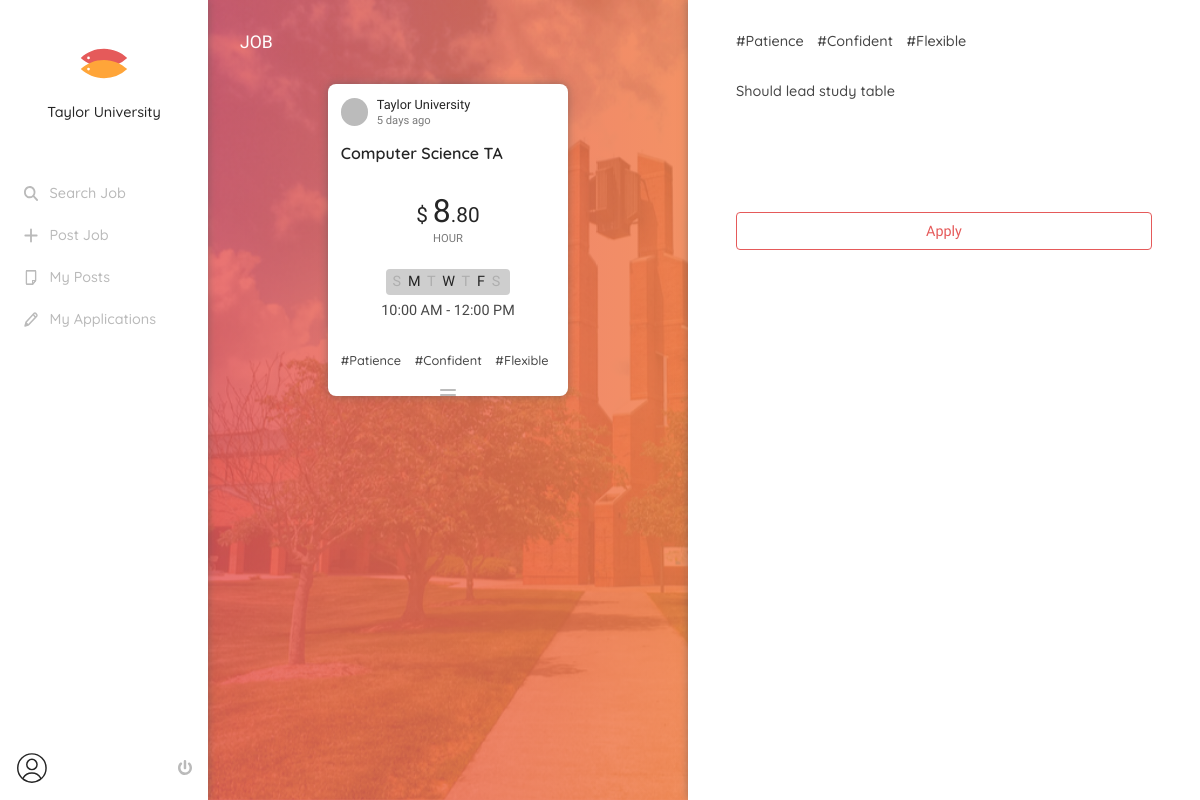
The app's page /job/41235555 with its own data.
### tables this page shows
CREATE TABLE user
(
  id             INTEGER PRIMARY KEY, /* random */
  email          TEXT NOT NULL,
  password       TEXT NOT NULL,
  name           TEXT NOT NULL,
  gender         TEXT NULL,
  contact        TEXT NULL,
  date_of_birth  DATE NULL,
  is_campus      TEXT DEFAULT 'NO',
  is_registered  TEXT DEFAULT 'NO',
  created_at     DATETIME DEFAULT CURRENT_TIMESTAMP
);

CREATE TABLE job
(
  id             INTEGER PRIMARY KEY, /* random */
  user_id        INTEGER REFERENCES user (id),
  title          TEXT NOT NULL,
  description    TEXT NOT NULL,
  term           TEXT NOT NULL,
  start_date     DATE NULL,
  end_date       DATE NULL,
  start_time     TIME NULL,
  end_time       TIME NULL,
  day            TEXT NULL,
  money          INTEGER NOT NULL,
  every          TEXT NOT NULL,
  accepted       INTEGER REFERENCES application (id) DEFAULT 0,
  created_at     DATETIME DEFAULT CURRENT_TIMESTAMP
);

CREATE TABLE job_tag
(
  job_id         INTEGER REFERENCES job (id),
  tag_id         INTEGER REFERENCES tag (id),
  created_at     DATETIME DEFAULT CURRENT_TIMESTAMP,
  PRIMARY KEY (job_id, tag_id)
);

CREATE TABLE tag
(
  id              INTEGER PRIMARY KEY, /* random */
  description     TEXT NOT NULL,
  created_at     DATETIME DEFAULT CURRENT_TIMESTAMP
);

### fivetwo.py (the view, shortened to what this page needs)
@app.route('/job/<job_id>', methods=["GET", "POST"])
def job(job_id):
    today = datetime.datetime.today()
    j = db.job(job_id)
    job = {}
    job['id'] = j['id']
    job['user'] = {}
    job['user']['id'] = j['user_id']
    job['user']['name'] = db.user(j['user_id'])['name']
    job['title'] = j['title']
    job['date'] = j['created_at']
    job['description'] = j['description']
    job['term'] = j['term']
    if job['term'] == 'LONG':
        days = str(j['day']).split("/")
        job['day'] = days
    start_hour = int(datetime.datetime.strptime(j['start_time'], '%H:%M').strftime("%H"))
    start_minute = datetime.datetime.strptime(j['start_time'], '%H:%M').strftime("%M")
    start_ampm = "AM"
    end_hour = int(datetime.datetime.strptime(j['end_time'], '%H:%M').strftime("%H"))
    end_minute = datetime.datetime.strptime(j['end_time'], '%H:%M').strftime("%M")
    end_ampm = "AM"
    if start_hour == 12:
        start_ampm = "PM"
    elif start_hour > 12:
        start_hour -= 12
        start_ampm = "PM"
    if end_hour == 12:
        end_ampm = "PM"
    elif end_hour > 12:
        end_hour -= 12
        end_ampm = "PM"
    if start_ampm == end_ampm:
        job['start_time'] = str(start_hour) + ":" + start_minute
        job['end_time'] = str(end_hour) + ":" + end_minute + " " + end_ampm
    else:
        job['start_time'] = str(start_hour) + ":" + start_minute + " " + start_ampm
        job['end_time'] = str(end_hour) + ":" + end_minute + " " + end_ampm
    job['money'] = str(j['money'])
    job['every'] = j['every']
    tags = db.job_tags(job_id)
    questions = db.job_questions(job_id)
    job['tags'] = tags
    job['questions'] = questions
    job_form = JobForm()
    return render_template('job.html', job=job, form=job_form, today=today)

### fivetwo.py
class JobForm(FlaskForm):
    answer1 = HiddenField('Answer 1')
    answer2 = HiddenField('Answer 2')
    answer3 = HiddenField('Answer 3')
    submit = SubmitField('Apply')

### db.py (called while the page is built)
def connect_db():
    if not os.path.isfile(DB_PATH):
        raise RuntimeError("Can't find database file '{}'".format(DB_PATH))
    connection = sqlite3.connect(DB_PATH)
    connection.row_factory = sqlite3.Row
    return connection

def open_db_connection():
    g.db = connect_db()

def close_db_connection():
    db = getattr(g, 'db', None)
    if db is not None:
        db.close()

def user(id):
    u = g.db.execute('SELECT * FROM user WHERE id = ?', (id,)).fetchone()
    if u is None:
        return None
    if u['is_campus'] == 'YES':
        user = g.db.execute('SELECT * FROM user INNER JOIN user_campus ON user.id = user_campus.id WHERE user.id = ?', (id,)).fetchone()
    else:
        user = u
    return user

def job(job_id):
    return g.db.execute('SELECT * FROM job WHERE id = ?', (job_id,)).fetchone()

def job_tags(job_id):
    return g.db.execute('SELECT * FROM job_tag INNER JOIN tag ON tag_id = tag.id WHERE job_id = ?', (job_id,)).fetchall()

def job_questions(job_id):
    return g.db.execute('SELECT * FROM question WHERE job_id = ?', (job_id,)).fetchall()

### fivetwo.py (called while the page is built)
@app.before_request
def before():
    db.open_db_connection()

@app.teardown_request
def after(exception):
    db.close_db_connection()

### templates/job.html (shortened to what this page needs)
{% extends 'base.html' %}
{% block content %}
<div id="page-job">
    <div class="column-left align--center">
        <h1>Job</h1>
        <div class="job shadow">
            <div class="profile align--left">
                <div class="picture align--middle"></div>
                <div class="info align--middle">
                    <div class="user font--main font--black align--left">{{ job['user']['name'] }}</div>
                    <div class="date font--main align--left">5 days ago</div>
                </div>
            </div>
            <div class="title font--black align--left">{{ job['title'] }}</div>
            <div class="info align--center">
                <div class="wage font--main font--black align--center"><span class="dollar">$</span>{{ job['money'][:-2] }}<span class="cent">.{{ job['money'][-2:] }}</span></div>
                <div class="every font--main font--gray align--center">{{ job['every'] }}</div>
                <div class="day font--main">
                    {% if job['term'] == 'LONG' %}
                        {% if job['day'][0] == '0' %}
                            <span>S</span>
                        {% else %}
                            <span class="work">S</span>
                        {% endif %}
                        {% if job['day'][1] == '0' %}
                            <span>M</span>
                        {% else %}
                            <span class="work">M</span>
                        {% endif %}
                        {% if job['day'][2] == '0' %}
                            <span>T</span>
                        {% else %}
                            <span class="work">T</span>
                        {% endif %}
                        {% if job['day'][3] == '0' %}
                            <span>W</span>
                        {% else %}
                            <span class="work">W</span>
                        {% endif %}
                        {% if job['day'][4] == '0' %}
                            <span>T</span>
                        {% else %}
                            <span class="work">T</span>
                        {% endif %}
                        {% if job['day'][5] == '0' %}
                            <span>F</span>
                        {% else %}
                            <span class="work">F</span>
                        {% endif %}
                        {% if job['day'][6] == '0' %}
                            <span>S</span>
                        {% else %}
                            <span class="work">S</span>
                        {% endif %}
                    {% else %}
                        {% if job['start_date'] == job['end_date'] %}
                            {{ job['start_date'] }}
                        {% else %}
                            {{ job['start_date'] }} - {{ job['end_date'] }}
                        {% endif %}
                    {% endif %}
                </div>
                <div class="time font--main">{{ job['start_time'] }} - {{ job['end_time'] }}</div>
            </div>
            <div class="tags">
                {% for tag in job['tags'] %}
                    <div class="tag">#{{ tag['description'] }}</div>
                {% else %}
                    <div class="tag">&nbsp;</div>
                {% endfor %}
            </div>
            <div class="align--center">
                <img class="button" alt="" src="/static/img/card-button.svg">
            </div>
        </div>
    </div>
    <div class="column-right align--center shadow">
        <div class="row align--left" id="tags">
            {% for tag in job['tags'] %}
                <div class="tag">#{{ tag['description'] }}</div>
            {% else %}
                <div class="tag">&nbsp;</div>
            {% endfor %}
        </div>
        <div class="row" id="row-description">{{ job['description'] }}</div>
        <form method="POST">
            <div class="row">{{ form.submit(class_='submit') }}</div>
        </form>
    </div>
</div>
{% endblock %}

### static/css/main.css (style rules this page uses)
*, *::before, *::after { transition: all ease-out 0.3s; }
html { -webkit-box-sizing: border-box; -moz-box-sizing: border-box; box-sizing: border-box; display: block; }
body { width: 100%; height: 100%; background: none; display: grid; grid-template-columns: 13rem 1fr; grid-template-rows: 1fr; grid-gap: 0; -webkit-box-sizing: border-box; -moz-box-sizing: border-box; box-sizing: border-box; padding: 0; margin: 0; font-size: 0.9rem; font-family: 'Quicksand', sans-serif; font-weight: 500; color: #474747; }
input, select, button, textarea, pre { -webkit-appearance: none; -moz-appearance: none; appearance: none; outline: none; font-size: 0.8rem; font-family: 'Quicksand', sans-serif; font-weight: 500; border-radius: 0.25rem; }
input[type='submit'], button { font-size: 0.9rem; font-family: 'Questrial', sans-serif; font-weight: 500; width: auto; cursor: pointer; background: #fff; border: 0.06rem solid #E55A5A; color: #E55A5A; padding: 0.6rem 0; margin: 0; }
h1 { color: #252525; font-size: 1.1rem; font-family: 'Questrial', sans-serif; font-weight: 500; margin: 0; margin-bottom: 2rem; text-align: left; text-transform: uppercase; }
img { margin: 0; vertical-align: middle; }
.align--left { text-align: left; }
.align--center { text-align: center; }
.align--middle { vertical-align: middle; }
.font--black { color: #252525; }
.font--gray { color: #7a7a7a; }
.font--main { font-family: 'Questrial', sans-serif !important; font-weight: 500 !important; }
.shadow { -webkit-box-shadow: 0 0 0.5rem rgba(85,85,85,0.5); -moz-box-shadow: 0 0 0.5rem rgba(85,85,85,0.5); box-shadow: 0 0 0.5rem rgba(85,85,85,0.5); }
.job { background: #fff; border-radius: 0.5rem; width: 15rem; height: 19.5rem; margin: 0.5rem auto; cursor: pointer; }
.job .profile { padding: 0.8rem; border-radius: 0.5rem 0.5rem 0 0; }
.job .profile .picture { display: inline-block; background-color: #bbb; border-radius: 50%; width: 1.7rem; height: 1.7rem; margin-right: 0.3rem; }
.job .profile .info { display: inline-block; }
.job .profile .user { font-size: 0.8rem; }
.job .profile .date { font-size: 0.7rem; margin-top: 0.15rem; color: #7a7a7a; }
.job .title { font-size: 1rem; padding: 0.8rem; padding-top: 0.2rem; padding-bottom: 0.3rem; font-weight: 600; overflow-x: hidden; white-space: nowrap; }
.job .wage { font-size: 2rem; margin-top: 1.5rem; }
.job .wage .dollar { font-size: 1.3rem; margin-right: 0.3rem; }
.job .wage .cent { font-size: 1.3rem; }
.job .every { font-size: 0.7rem; text-transform: uppercase; margin-top: 0.1rem; margin-bottom: 1.5rem; }
.job .day { color: #474747; font-size: 0.9rem; background: #cecece; border-radius: 0.25rem; margin: 0 auto; display: inline-block; padding: 0.3rem; padding-left: 0.4rem; padding-right: 0.4rem; }
.job .day span { color: #aeaeae; margin-right: 0.2rem; }
.job .day .work { color: #252525; }
.job .time { font-size: 0.9rem; margin-top: 0.5em; }
.job .tags { padding: 0.8rem; margin-top: 1.2rem; overflow-x: hidden; white-space: nowrap; text-align: left; min-height: 1.1rem; }
.job .tag { display: inline; font-size: 0.8rem; margin-right: 0.6rem; }
.job .button { width: 1rem; }

### records on screen
user: user.name "Taylor University"
job: title "Computer Science TA", money "8", money "80", every "HOUR", start_time "10:00 AM", end_time "12:00 PM", description "Should lead study table"
job_tag: description "Patience"
job_tag: description "Confident"
job_tag: description "Flexible"
